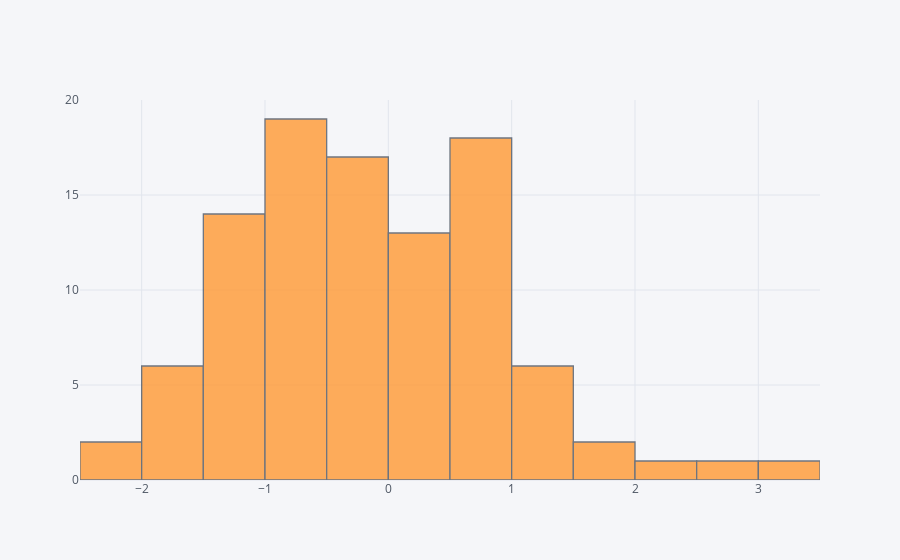

The code cell stored with this chart in its notebook:
### Markdown cell above
## Histograma

kind = tipo do gráfico

bins = largura das barras do gráfico

### Code cell
df['A'].iplot(kind='hist',bins=15)

### Figure 1 — Plotly figure (JSON) as saved in the notebook; plotly's stock layout.template omitted (floating-point values rounded to 4 significant figures)
{"data": [{"histfunc": "count", "histnorm": "", "marker": {"color": "rgba(255, 153, 51, 1.0)", "line": {"color": "#4D5663", "width": 1.3}}, "name": "A", "nbinsx": 15, "opacity": 0.8, "orientation": "v", "type": "histogram", "uid": "71ca827f-58a9-4f87-88cc-62909828447d", "x": [2.983, 0.0291, 0.9363, 0.6061, 1.082, -1.728, 0.3603, -1.029, -0.6338, 0.8456, -0.8106, -0.8841, -0.6112, -0.6168, 0.2691, -0.3612, 0.2501, 0.524, 0.2317, -1.201, 0.8047, 1.465, 0.5729, -0.1662, -0.6761, -0.2661, -2.137, 0.8028, -0.5346, -0.372, 0.784, -1.413, -1.284, 0.2286, -0.7815, 1.755, -0.8768, 0.9828, -0.1954, 0.706, -1.188, -1.753, 1.414, 0.6911, -0.9887, -1.41, -1.693, -0.2568, -0.09042, 0.08293, -0.3392, -0.8387, 0.0353, -0.7328, 1.273, -1.876, -0.7502, -0.1127, 0.9436, -0.6866, -1.323, -1.354, -0.2663, -0.468, -0.2383, -1.66, -0.4812, -1.088, 0.6239, -0.6463, -0.308, 0.3254, -0.2494, -1.506, 0.4937, 1.946, -1.083, 0.2285, -0.05407, -1.2, 0.124, 0.5973, -1.322, -0.7156, -1.331, -0.5683, 0.2997, -0.004177, 1.208, 3.077, -2.076, 0.8114, 1.313, 0.6553, -0.9871, 0.8764, 2.251, -0.9423, -1.372, 0.5662]}], "layout": {"barmode": "overlay", "legend": {"bgcolor": "#F5F6F9", "font": {"color": "#4D5663"}}, "paper_bgcolor": "#F5F6F9", "plot_bgcolor": "#F5F6F9", "title": {"font": {"color": "#4D5663"}}, "xaxis": {"gridcolor": "#E1E5ED", "showgrid": true, "tickfont": {"color": "#4D5663"}, "title": {"font": {"color": "#4D5663"}, "text": ""}, "zerolinecolor": "#E1E5ED"}, "yaxis": {"gridcolor": "#E1E5ED", "showgrid": true, "tickfont": {"color": "#4D5663"}, "title": {"font": {"color": "#4D5663"}, "text": ""}, "zerolinecolor": "#E1E5ED"}}}
